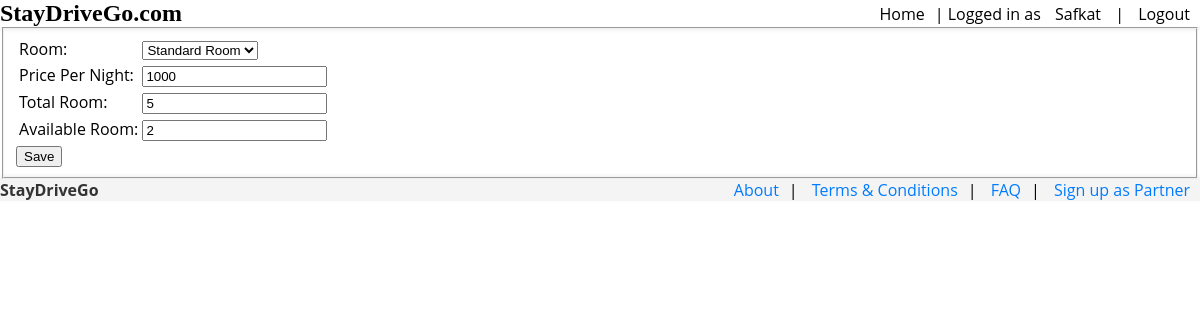
/View/viewbooking.php?id=1 (signed in), run on the app's committed database.
### tables this page shows
CREATE TABLE `roomtype` (
  `RoomTypeID` int(20) NOT NULL,
  `HotelID` int(20) NOT NULL,
  `TypeName` varchar(20) NOT NULL,
  `PricePerNight` int(20) NOT NULL,
  `TotalRooms` int(20) NOT NULL,
  `AvailableRooms` int(20) NOT NULL
);

### Model/hotelownermodel.php (called while the page is built, shortened)
<?php
function getRoom($roomid)
{
    $con = getConnection();
    $sql = "SELECT * FROM roomtype WHERE RoomTypeID = '{$roomid}'";
    $result = mysqli_query($con, $sql);
    $count = mysqli_num_rows($result);
    if ($count == 1) {
        $row = mysqli_fetch_assoc($result);
        return $row;
    } else {
        echo "Error";
        return false;
    }
}
?>

### View/viewbooking.php (the view, shortened to what this page needs)
<?php
require_once('../Model/hotelownermodel.php');
$roomid = $_GET['id'];
$room_info = getRoom($roomid);
?>
<!DOCTYPE html>
<html lang="en">
<head>
</head>
<body>
    <?php include_once('header.php'); ?>
    <section style="display: flex; justify-content: center;">
        <div style="width: 100%; display: flex; height: auto;">
            <fieldset style="width: 100%;">
                <form action="../Controller/editroomcheck.php" method="post" enctype="">
                    <table>
                        <tr>
                            <td>Room:</td>
                            <td>
                                <select name="room">
                                    <option value="standard" <?= ($room_info['TypeName'] === 'standard') ? 'selected' : '' ?>>Standard Room</option>
                                </select>
                            </td>
                        </tr>
                        <tr>
                            <td>Price Per Night:</td>
                            <td><input type="number" name="PricePerNight" value="<?= $room_info['PricePerNight'] ?>" min="1"/></td>
                        </tr>
                        <tr>
                            <td>Total Room:</td>
                            <td><input type="number" name="TotalRooms" value="<?= $room_info['TotalRooms'] ?>" min="1"/></td>
                        </tr>
                        <tr>
                            <td>Available Room:</td>
                            <td><input type="number" name="AvailableRooms" value="<?= $room_info['AvailableRooms']  ?>" min="1" /></td>
                        </tr>
                    </table>
                    <input type="Submit" value="Save">
                </form>
            </fieldset>
        </div>
    </section>
    <?php include_once('footerpublic.php'); ?>
</body>
</html>

### View/header.php (style rules this page uses)
body { margin: 0; padding: 0; font-family: 'Open Sans', sans-serif; }

### View/footerpublic.php (style rules this page uses)
body { margin: 0; padding: 0; font-family: 'Open Sans', sans-serif; }

### data on the page
roomtype: PricePerNight "1000", TotalRooms "5", AvailableRooms "2"

### other printed values
$_SESSION['firstname'] "Safkat"
